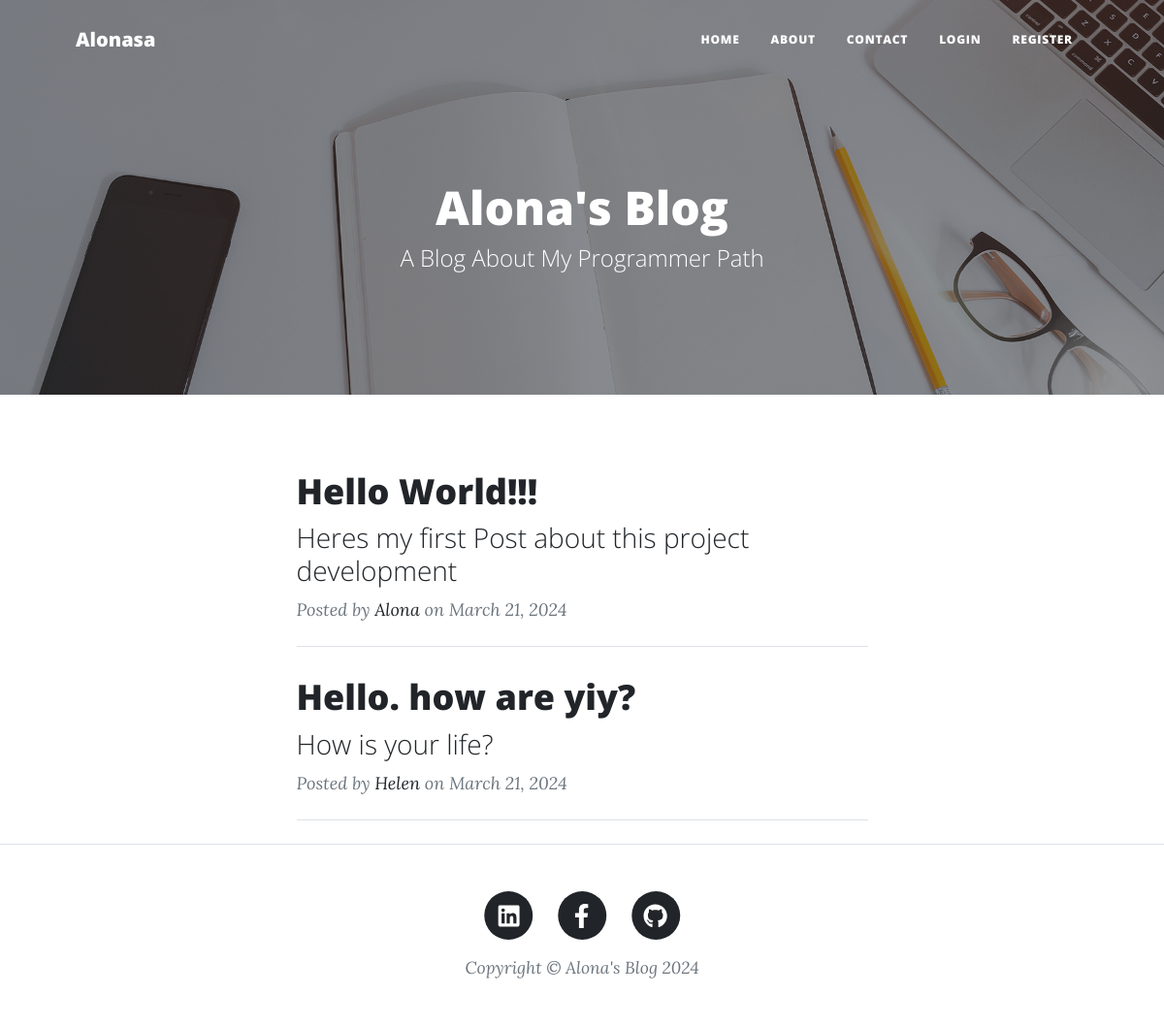
Before: / with the older database file.
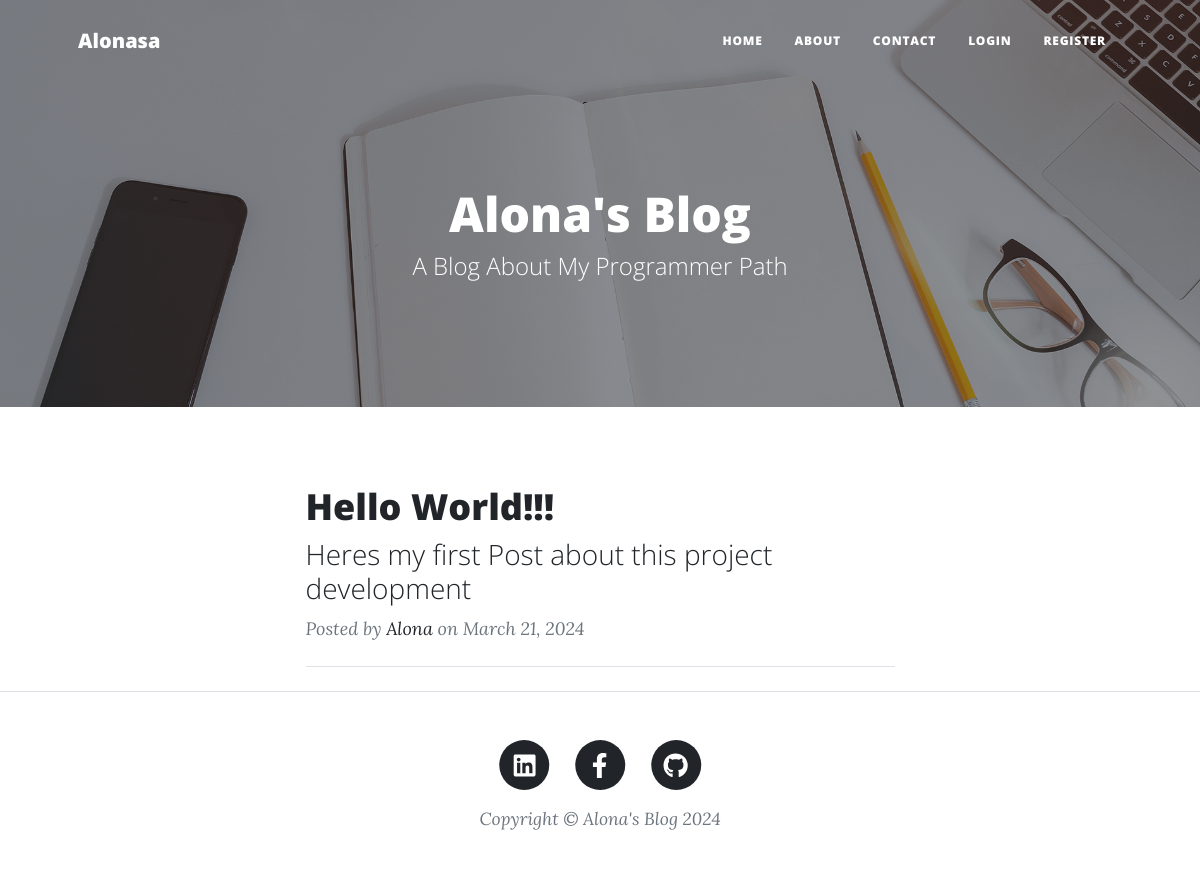
After: the same page with the newer database file.
### server.py (models this page shows, shortened)
class BlogPost(db.Model):
    __tablename__ = "blog_posts"
    id: Mapped[int] = mapped_column(Integer, primary_key=True)
    title: Mapped[str] = mapped_column(String(250), nullable=False)
    subtitle: Mapped[str] = mapped_column(String(250), nullable=False)
    date: Mapped[str] = mapped_column(String(250), nullable=False)
    body: Mapped[str] = mapped_column(Text, nullable=False)
    author = relationship("User", back_populates="posts")
    author_id: Mapped[int] = mapped_column(Integer, ForeignKey('users.id'))
    img_url: Mapped[str] = mapped_column(String(250), nullable=False)
    comments = relationship("Comment", back_populates="parent_post")

class User(UserMixin, db.Model):
    __tablename__ = "users"
    id: Mapped[int] = mapped_column(Integer, primary_key=True, autoincrement=True)
    name: Mapped[str] = mapped_column(String(250), unique=True, nullable=False)
    email: Mapped[str] = mapped_column(String(250), unique=True, nullable=False)
    password: Mapped[str] = mapped_column(String(250), nullable=False)
    posts = relationship("BlogPost")
    comments = relationship("Comment", back_populates="author")

### server.py (the view)
@app.route("/")
def build_main():
    authenticated = current_user.is_authenticated
    posts = posts_list()
    return render_template("index.html", posts=posts, authenticated=authenticated)

### server.py (called while the page is built)
@app.context_processor
def inject_logged_in():
    def is_logged_in():
        return current_user.is_authenticated
    return dict(is_logged_in=is_logged_in)

def posts_list():
    get_posts = db.session.execute(db.select(BlogPost))
    posts = get_posts.scalars().all()
    return posts

@app.context_processor
def inject_year():
    current_year = datetime.now().year
    return {'current_year': current_year}

### templates/index.html (shortened to what this page needs)
{% extends "base.html" %}
{% block h1 %}Alona's Blog{% endblock %}
{% block description %}A Blog About My Programmer Path{% endblock %}
{% block content %}
<div class="container px-4 px-lg-5">
    <div class="row gx-4 gx-lg-5 justify-content-center">
        <div class="col-md-10 col-lg-8 col-xl-7">
            {% for post in posts %}
            <div class="post-preview position-relative">
                <a href="posts/post/{{post.id}}">
                    <h2 class="post-title">{{post.title}}</h2>
                    <h3 class="post-subtitle">{{post.subtitle}}</h3>
                </a>
                <p class="post-meta">
                    Posted by
                    <a href="authors/{{post.author.name.lower()}}">{{post.author.name}}</a>
                    on {{post.date}}
                </p>
            </div>
            <hr class="my-4"/>
            {% endfor %}
        </div>
    </div>
</div>
{% endblock %}

### templates/base.html (shortened to what this page needs)
<!DOCTYPE html>
<html lang="en">
    <head>
        <link rel="stylesheet" type="text/css" href="{{url_for('static', filename='css/styles.css') }} "/>
    </head>
    <body>
        {% include "navigation.html" %}
        <header class="masthead" style="background-image: url('../static/assets/img/home-bg.jpg')">
            <div class="container position-relative px-4 px-lg-5">
                <div class="row gx-4 gx-lg-5 justify-content-center">
                    <div class="col-md-10 col-lg-8 col-xl-7">
                        <div class="site-heading">
                            <h1>{% block h1 %}{% endblock %}</h1>
                            <span class="subheading">{% block description %}{% endblock %}</span>
                        </div>
                    </div>
                </div>
            </div>
        </header>
        {% block content%}
        {% endblock %}
        {% include "footer.html" %}
    </body>
</html>

### templates/navigation.html (shortened to what this page needs)
<nav class="navbar navbar-expand-lg navbar-light" id="mainNav">
    <div class="container px-4 px-lg-5">
        <a class="navbar-brand" href="/">Alonasa</a>
        <div class="collapse navbar-collapse" id="navbarResponsive">
            <ul class="navbar-nav ms-auto py-4 py-lg-0 align-items-center">
                <li class="nav-item"><a class="nav-link px-lg-3 py-3 py-lg-4" href="/">Home</a></li>
                <li class="nav-item"><a class="nav-link px-lg-3 py-3 py-lg-4" href="/about">About</a></li>
                <li class="nav-item"><a class="nav-link px-lg-3 py-3 py-lg-4" href="/contact">Contact</a></li>
                {% if is_logged_in() %}
                <li class="nav-item dropdown">
                    <a class="nav-link dropdown-toggle" href="#" id="navbarDropdown" role="button"
                       data-bs-toggle="dropdown" aria-expanded="false">
                        User
                    </a>
                    <ul class="dropdown-menu" aria-labelledby="navbarDropdown">
                        <li><a class="dropdown-item" href="/user">Profile</a></li>
                        <li><a class="dropdown-item" href="/logout">Logout</a></li>
                    </ul>
                </li>
                {% else %}
                <li class="nav-item"><a class="nav-link px-lg-3 py-3 py-lg-4" href="/login">Login</a></li>
                <li class="nav-item"><a class="nav-link px-lg-3 py-3 py-lg-4" href="/register">Register</a></li>
                {% endif %}
            </ul>
        </div>
    </div>
</nav>

### templates/footer.html
<footer class="border-top">
    <div class="container px-4 px-lg-5">
        <div class="row gx-4 gx-lg-5 justify-content-center">
            <div class="col-md-10 col-lg-8 col-xl-7">
                <ul class="list-inline text-center">
                    <li class="list-inline-item">
                        <a href="https://www.linkedin.com/in/alona-skrypnyk/">
                                    <span class="fa-stack fa-lg">
                                        <i class="fas fa-circle fa-stack-2x"></i>
                                        <i class="fab fa-linkedin fa-stack-1x fa-inverse"></i>
                                    </span>
                        </a>
                    </li>
                    <li class="list-inline-item">
                        <a href="https://facebook.com/alonassco">
                                    <span class="fa-stack fa-lg">
                                        <i class="fas fa-circle fa-stack-2x"></i>
                                        <i class="fab fa-facebook-f fa-stack-1x fa-inverse"></i>
                                    </span>
                        </a>
                    </li>
                    <li class="list-inline-item">
                        <a href="https://github.com/Alonasa">
                                    <span class="fa-stack fa-lg">
                                        <i class="fas fa-circle fa-stack-2x"></i>
                                        <i class="fab fa-github fa-stack-1x fa-inverse"></i>
                                    </span>
                        </a>
                    </li>
                </ul>
                <div class="small text-center text-muted fst-italic">Copyright &copy; Alona's Blog
                    {{current_year}}
                </div>
            </div>
        </div>
    </div>
</footer>

Changed rows visible on the page:
removed BlogPost: title "Hello. how are yiy?", subtitle "How is your life?", author.name "Helen", date "March 21, 2024"
